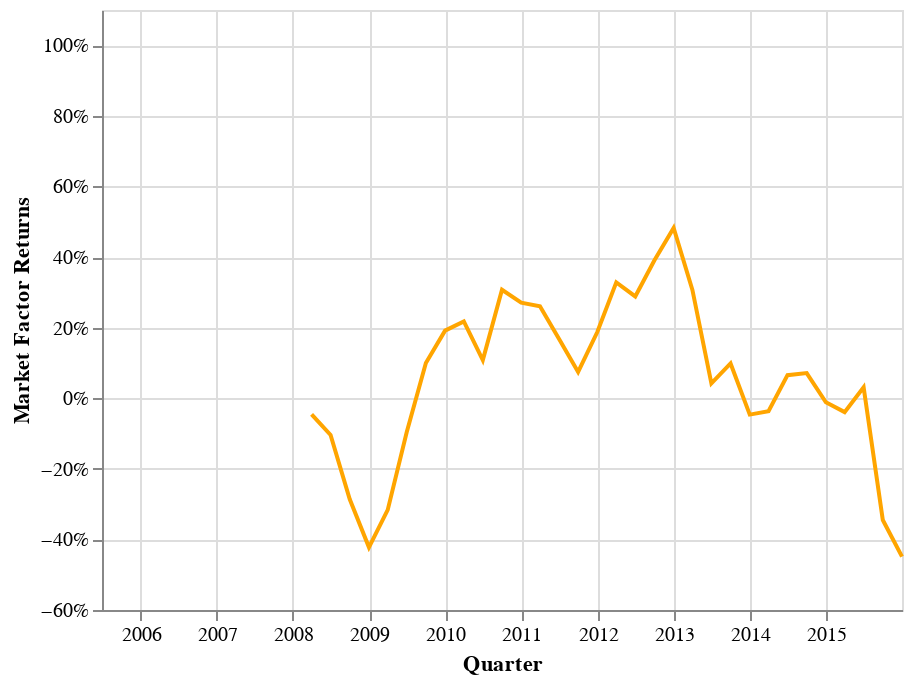

Notebook code for this chart:
### Code cell
market_factor_pd["cumsum_returns"] = \
    market_factor_pd['market_factor'].cumsum()

market_factor_line = alt.Chart(market_factor_pd).mark_line(color="orange").encode(
    x=alt.X('date', axis=alt.Axis(title='Quarter')),
    y=alt.Y('cumsum_returns', axis=alt.Axis(title='Market Factor Returns', format='.0%'), 
            scale=alt.Scale(domain=(-0.6, 1.1))))

market_factor_line

### Figure 1 — Vega-Lite specification as saved in the notebook (floating-point values rounded to 4 significant figures)
{"config": {"view": {"continuousWidth": 400, "continuousHeight": 300}}, "data": {"name": "data-3dc2ded2054cfd1364db37a9c704bbf1"}, "mark": {"type": "line", "color": "orange"}, "encoding": {"x": {"type": "temporal", "axis": {"title": "Quarter"}, "field": "date"}, "y": {"type": "quantitative", "axis": {"format": ".0%", "title": "Market Factor Returns"}, "field": "cumsum_returns", "scale": {"domain": [-0.6, 1.1]}}}, "$schema": "https://vega.github.io/schema/vega-lite/v4.0.0.json", "datasets": {"data-3dc2ded2054cfd1364db37a9c704bbf1": [{"date": "2005-06-30T00:00:00", "market_returns": -0.05862, "riskfree_returns": null, "market_factor": null, "cumsum_returns": null}, {"date": "2005-09-30T00:00:00", "market_returns": 0.2608, "riskfree_returns": null, "market_factor": null, "cumsum_returns": null}, {"date": "2005-12-31T00:00:00", "market_returns": 0.05927, "riskfree_returns": null, "market_factor": null, "cumsum_returns": null}, {"date": "2006-03-31T00:00:00", "market_returns": 0.1344, "riskfree_returns": null, "market_factor": null, "cumsum_returns": null}, {"date": "2006-06-30T00:00:00", "market_returns": -0.03481, "riskfree_returns": null, "market_factor": null, "cumsum_returns": null}, {"date": "2006-09-30T00:00:00", "market_returns": -0.004968, "riskfree_returns": null, "market_factor": null, "cumsum_returns": null}, {"date": "2006-12-31T00:00:00", "market_returns": 0.05934, "riskfree_returns": null, "market_factor": null, "cumsum_returns": null}, {"date": "2007-03-31T00:00:00", "market_returns": 0.05934, "riskfree_returns": null, "market_factor": null, "cumsum_returns": null}, {"date": "2007-06-30T00:00:00", "market_returns": 0.1875, "riskfree_returns": null, "market_factor": null, "cumsum_returns": null}, {"date": "2007-09-30T00:00:00", "market_returns": 0.1117, "riskfree_returns": null, "market_factor": null, "cumsum_returns": null}, {"date": "2007-12-31T00:00:00", "market_returns": 0.05658, "riskfree_returns": null, "market_factor": null, "cumsum_returns": null}, {"date": "2008-03-31T00:00:00", "market_returns": -0.04568, "riskfree_returns": 0.0, "market_factor": -0.04568, "cumsum_returns": -0.04568}, {"date": "2008-06-30T00:00:00", "market_returns": 0.06643, "riskfree_returns": 0.1247, "market_factor": -0.05822, "cumsum_returns": -0.1039}, {"date": "2008-09-30T00:00:00", "market_returns": -0.238, "riskfree_returns": -0.05542, "market_factor": -0.1826, "cumsum_returns": -0.2865}, {"date": "2008-12-31T00:00:00", "market_returns": -0.242, "riskfree_returns": -0.1063, "market_factor": -0.1358, "cumsum_returns": -0.4223}, {"date": "2009-03-31T00:00:00", "market_returns": 0.08991, "riskfree_returns": -0.01592, "market_factor": 0.1058, "cumsum_returns": -0.3165}, {"date": "2009-06-30T00:00:00", "market_returns": 0.2575, "riskfree_returns": 0.03722, "market_factor": 0.2203, "cumsum_returns": -0.09616}, {"date": "2009-09-30T00:00:00", "market_returns": 0.1953, "riskfree_returns": -0.00078, "market_factor": 0.1961, "cumsum_returns": 0.09995}, {"date": "2009-12-31T00:00:00", "market_returns": 0.1149, "riskfree_returns": 0.02338, "market_factor": 0.09155, "cumsum_returns": 0.1915}, {"date": "2010-03-31T00:00:00", "market_returns": 0.02601, "riskfree_returns": 0.0, "market_factor": 0.02601, "cumsum_returns": 0.2175}, {"date": "2010-06-30T00:00:00", "market_returns": -0.1341, "riskfree_returns": -0.02452, "market_factor": -0.1096, "cumsum_returns": 0.1079}, {"date": "2010-09-30T00:00:00", "market_returns": 0.1394, "riskfree_returns": -0.06006, "market_factor": 0.1994, "cumsum_returns": 0.3074}, {"date": "2010-12-31T00:00:00", "market_returns": -0.0018, "riskfree_returns": 0.03478, "market_factor": -0.03658, "cumsum_returns": 0.2708}, {"date": "2011-03-31T00:00:00", "market_returns": -0.01036, "riskfree_returns": 0.0, "market_factor": -0.01036, "cumsum_returns": 0.2605}, {"date": "2011-06-30T00:00:00", "market_returns": -0.09015, "riskfree_returns": 0.00201, "market_factor": -0.09216, "cumsum_returns": 0.1683}, {"date": "2011-09-30T00:00:00", "market_returns": -0.1615, "riskfree_returns": -0.06772, "market_factor": -0.09381, "cumsum_returns": 0.07449}, {"date": "2011-12-31T00:00:00", "market_returns": 0.08466, "riskfree_returns": -0.02832, "market_factor": 0.113, "cumsum_returns": 0.1875}, {"date": "2012-03-31T00:00:00", "market_returns": 0.1367, "riskfree_returns": -0.004074, "market_factor": 0.1408, "cumsum_returns": 0.3282}, {"date": "2012-06-30T00:00:00", "market_returns": -0.1574, "riskfree_returns": -0.1178, "market_factor": -0.03968, "cumsum_returns": 0.2885}, {"date": "2012-09-30T00:00:00", "market_returns": 0.08869, "riskfree_returns": -0.01361, "market_factor": 0.1023, "cumsum_returns": 0.3908}, {"date": "2012-12-31T00:00:00", "market_returns": 0.03001, "riskfree_returns": -0.06183, "market_factor": 0.09184, "cumsum_returns": 0.4827}, {"date": "2013-03-31T00:00:00", "market_returns": -0.07547, "riskfree_returns": 0.1002, "market_factor": -0.1757, "cumsum_returns": 0.307}, {"date": "2013-06-30T00:00:00", "market_returns": -0.1578, "riskfree_returns": 0.1069, "market_factor": -0.2648, "cumsum_returns": 0.04223}, {"date": "2013-09-30T00:00:00", "market_returns": 0.1029, "riskfree_returns": 0.04651, "market_factor": 0.05634, "cumsum_returns": 0.09857}, {"date": "2013-12-31T00:00:00", "market_returns": -0.01588, "riskfree_returns": 0.1291, "market_factor": -0.1449, "cumsum_returns": -0.04637}, {"date": "2014-03-31T00:00:00", "market_returns": -0.0212, "riskfree_returns": -0.03104, "market_factor": 0.009836, "cumsum_returns": -0.03654}, {"date": "2014-06-30T00:00:00", "market_returns": 0.05461, "riskfree_returns": -0.04727, "market_factor": 0.1019, "cumsum_returns": 0.06534}, {"date": "2014-09-30T00:00:00", "market_returns": 0.01783, "riskfree_returns": 0.01189, "market_factor": 0.00594, "cumsum_returns": 0.07128}, {"date": "2014-12-31T00:00:00", "market_returns": -0.07593, "riskfree_returns": 0.006888, "market_factor": -0.08282, "cumsum_returns": -0.01154}, {"date": "2015-03-31T00:00:00", "market_returns": 0.02286, "riskfree_returns": 0.0507, "market_factor": -0.02785, "cumsum_returns": -0.03939}, {"date": "2015-06-30T00:00:00", "market_returns": 0.03775, "riskfree_returns": -0.03255, "market_factor": 0.07031, "cumsum_returns": 0.03092}, {"date": "2015-09-30T00:00:00", "market_returns": -0.1511, "riskfree_returns": 0.2249, "market_factor": -0.376, "cumsum_returns": -0.3451}, {"date": "2015-12-31T00:00:00", "market_returns": -0.03793, "riskfree_returns": 0.06593, "market_factor": -0.1039, "cumsum_returns": -0.4489}]}}
